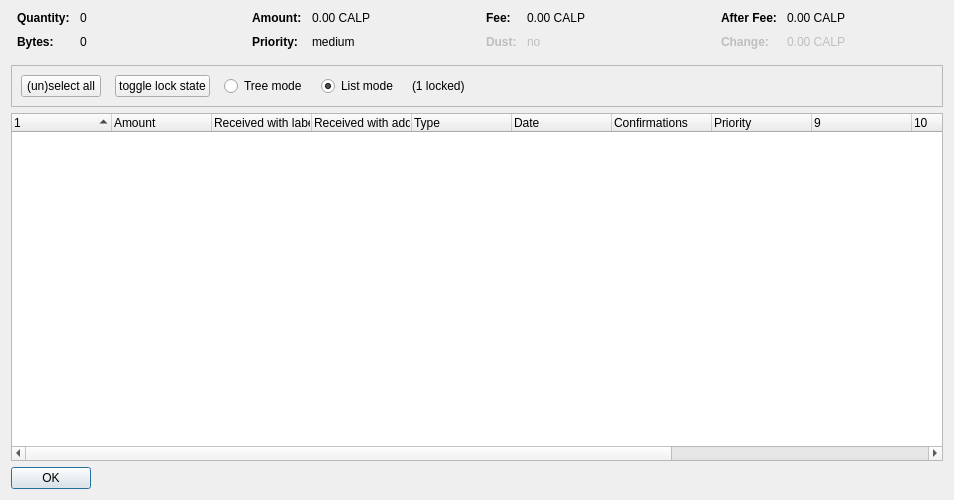
<?xml version="1.0" encoding="UTF-8"?>
<ui version="4.0">
 <class>CoinControlDialog</class>
 <widget class="QDialog" name="CoinControlDialog">
  <property name="geometry">
   <rect>
    <x>0</x>
    <y>0</y>
    <width>954</width>
    <height>500</height>
   </rect>
  </property>
  <property name="windowTitle">
   <string>Coin Selection</string>
  </property>
  <layout class="QVBoxLayout" name="verticalLayout">
   <item>
    <layout class="QHBoxLayout" name="horizontalLayoutTop" stretch="0,0,0,0">
     <property name="topMargin">
      <number>0</number>
     </property>
     <property name="bottomMargin">
      <number>10</number>
     </property>
     <item>
      <layout class="QFormLayout" name="formLayoutCoinControl1">
       <property name="horizontalSpacing">
        <number>10</number>
       </property>
       <property name="verticalSpacing">
        <number>10</number>
       </property>
       <property name="leftMargin">
        <number>6</number>
       </property>
       <property name="rightMargin">
        <number>6</number>
       </property>
       <item row="0" column="0">
        <widget class="QLabel" name="labelCoinControlQuantityText">
         <property name="font">
          <font>
           <weight>75</weight>
           <bold>true</bold>
          </font>
         </property>
         <property name="text">
          <string>Quantity:</string>
         </property>
        </widget>
       </item>
       <item row="0" column="1">
        <widget class="QLabel" name="labelCoinControlQuantity">
         <property name="cursor">
          <cursorShape>IBeamCursor</cursorShape>
         </property>
         <property name="contextMenuPolicy">
          <enum>Qt::ActionsContextMenu</enum>
         </property>
         <property name="text">
          <string notr="true">0</string>
         </property>
         <property name="textInteractionFlags">
          <set>Qt::LinksAccessibleByMouse|Qt::TextSelectableByKeyboard|Qt::TextSelectableByMouse</set>
         </property>
        </widget>
       </item>
       <item row="1" column="0">
        <widget class="QLabel" name="labelCoinControlBytesText">
         <property name="font">
          <font>
           <weight>75</weight>
           <bold>true</bold>
          </font>
         </property>
         <property name="text">
          <string>Bytes:</string>
         </property>
        </widget>
       </item>
       <item row="1" column="1">
        <widget class="QLabel" name="labelCoinControlBytes">
         <property name="cursor">
          <cursorShape>IBeamCursor</cursorShape>
         </property>
         <property name="contextMenuPolicy">
          <enum>Qt::ActionsContextMenu</enum>
         </property>
         <property name="text">
          <string notr="true">0</string>
         </property>
         <property name="textInteractionFlags">
          <set>Qt::LinksAccessibleByMouse|Qt::TextSelectableByKeyboard|Qt::TextSelectableByMouse</set>
         </property>
        </widget>
       </item>
      </layout>
     </item>
     <item>
      <layout class="QFormLayout" name="formLayoutCoinControl2">
       <property name="horizontalSpacing">
        <number>10</number>
       </property>
       <property name="verticalSpacing">
        <number>10</number>
       </property>
       <property name="leftMargin">
        <number>6</number>
       </property>
       <property name="rightMargin">
        <number>6</number>
       </property>
       <item row="0" column="0">
        <widget class="QLabel" name="labelCoinControlAmountText">
         <property name="font">
          <font>
           <weight>75</weight>
           <bold>true</bold>
          </font>
         </property>
         <property name="text">
          <string>Amount:</string>
         </property>
        </widget>
       </item>
       <item row="0" column="1">
        <widget class="QLabel" name="labelCoinControlAmount">
         <property name="cursor">
          <cursorShape>IBeamCursor</cursorShape>
         </property>
         <property name="contextMenuPolicy">
          <enum>Qt::ActionsContextMenu</enum>
         </property>
         <property name="text">
          <string notr="true">0.00 CALP</string>
         </property>
         <property name="textInteractionFlags">
          <set>Qt::LinksAccessibleByMouse|Qt::TextSelectableByKeyboard|Qt::TextSelectableByMouse</set>
         </property>
        </widget>
       </item>
       <item row="1" column="0">
        <widget class="QLabel" name="labelCoinControlPriorityText">
         <property name="font">
          <font>
           <weight>75</weight>
           <bold>true</bold>
          </font>
         </property>
         <property name="text">
          <string>Priority:</string>
         </property>
        </widget>
       </item>
       <item row="1" column="1">
        <widget class="QLabel" name="labelCoinControlPriority">
         <property name="cursor">
          <cursorShape>IBeamCursor</cursorShape>
         </property>
         <property name="contextMenuPolicy">
          <enum>Qt::ActionsContextMenu</enum>
         </property>
         <property name="text">
          <string>medium</string>
         </property>
         <property name="textInteractionFlags">
          <set>Qt::LinksAccessibleByMouse|Qt::TextSelectableByKeyboard|Qt::TextSelectableByMouse</set>
         </property>
        </widget>
       </item>
      </layout>
     </item>
     <item>
      <layout class="QFormLayout" name="formLayoutCoinControl3">
       <property name="horizontalSpacing">
        <number>10</number>
       </property>
       <property name="verticalSpacing">
        <number>10</number>
       </property>
       <property name="leftMargin">
        <number>6</number>
       </property>
       <property name="rightMargin">
        <number>6</number>
       </property>
       <item row="0" column="0">
        <widget class="QLabel" name="labelCoinControlFeeText">
         <property name="font">
          <font>
           <weight>75</weight>
           <bold>true</bold>
          </font>
         </property>
         <property name="text">
          <string>Fee:</string>
         </property>
        </widget>
       </item>
       <item row="0" column="1">
        <widget class="QLabel" name="labelCoinControlFee">
         <property name="cursor">
          <cursorShape>IBeamCursor</cursorShape>
         </property>
         <property name="contextMenuPolicy">
          <enum>Qt::ActionsContextMenu</enum>
         </property>
         <property name="text">
          <string notr="true">0.00 CALP</string>
         </property>
         <property name="textInteractionFlags">
          <set>Qt::LinksAccessibleByMouse|Qt::TextSelectableByKeyboard|Qt::TextSelectableByMouse</set>
         </property>
        </widget>
       </item>
       <item row="1" column="0">
        <widget class="QLabel" name="labelCoinControlLowOutputText">
         <property name="enabled">
          <bool>false</bool>
         </property>
         <property name="font">
          <font>
           <weight>75</weight>
           <bold>true</bold>
          </font>
         </property>
         <property name="text">
          <string>Dust:</string>
         </property>
        </widget>
       </item>
       <item row="1" column="1">
        <widget class="QLabel" name="labelCoinControlLowOutput">
         <property name="enabled">
          <bool>false</bool>
         </property>
         <property name="cursor">
          <cursorShape>IBeamCursor</cursorShape>
         </property>
         <property name="contextMenuPolicy">
          <enum>Qt::ActionsContextMenu</enum>
         </property>
         <property name="text">
          <string>no</string>
         </property>
         <property name="textInteractionFlags">
          <set>Qt::LinksAccessibleByMouse|Qt::TextSelectableByKeyboard|Qt::TextSelectableByMouse</set>
         </property>
        </widget>
       </item>
      </layout>
     </item>
     <item>
      <layout class="QFormLayout" name="formLayoutCoinControl4">
       <property name="horizontalSpacing">
        <number>10</number>
       </property>
       <property name="verticalSpacing">
        <number>10</number>
       </property>
       <property name="leftMargin">
        <number>6</number>
       </property>
       <property name="rightMargin">
        <number>6</number>
       </property>
       <item row="0" column="0">
        <widget class="QLabel" name="labelCoinControlAfterFeeText">
         <property name="font">
          <font>
           <weight>75</weight>
           <bold>true</bold>
          </font>
         </property>
         <property name="text">
          <string>After Fee:</string>
         </property>
        </widget>
       </item>
       <item row="0" column="1">
        <widget class="QLabel" name="labelCoinControlAfterFee">
         <property name="cursor">
          <cursorShape>IBeamCursor</cursorShape>
         </property>
         <property name="contextMenuPolicy">
          <enum>Qt::ActionsContextMenu</enum>
         </property>
         <property name="text">
          <string notr="true">0.00 CALP</string>
         </property>
         <property name="textInteractionFlags">
          <set>Qt::LinksAccessibleByMouse|Qt::TextSelectableByKeyboard|Qt::TextSelectableByMouse</set>
         </property>
        </widget>
       </item>
       <item row="1" column="0">
        <widget class="QLabel" name="labelCoinControlChangeText">
         <property name="enabled">
          <bool>false</bool>
         </property>
         <property name="font">
          <font>
           <weight>75</weight>
           <bold>true</bold>
          </font>
         </property>
         <property name="text">
          <string>Change:</string>
         </property>
        </widget>
       </item>
       <item row="1" column="1">
        <widget class="QLabel" name="labelCoinControlChange">
         <property name="enabled">
          <bool>false</bool>
         </property>
         <property name="cursor">
          <cursorShape>IBeamCursor</cursorShape>
         </property>
         <property name="contextMenuPolicy">
          <enum>Qt::ActionsContextMenu</enum>
         </property>
         <property name="text">
          <string notr="true">0.00 CALP</string>
         </property>
         <property name="textInteractionFlags">
          <set>Qt::LinksAccessibleByMouse|Qt::TextSelectableByKeyboard|Qt::TextSelectableByMouse</set>
         </property>
        </widget>
       </item>
      </layout>
     </item>
    </layout>
   </item>
   <item>
    <widget class="QFrame" name="frame">
     <property name="minimumSize">
      <size>
       <width>0</width>
       <height>40</height>
      </size>
     </property>
     <property name="frameShape">
      <enum>QFrame::StyledPanel</enum>
     </property>
     <property name="frameShadow">
      <enum>QFrame::Sunken</enum>
     </property>
     <layout class="QHBoxLayout" name="horizontalLayout">
      <item>
       <layout class="QHBoxLayout" name="horizontalLayoutPanel" stretch="0,0,0,0,0,0">
        <property name="spacing">
         <number>14</number>
        </property>
        <item>
         <widget class="QPushButton" name="pushButtonSelectAll">
          <property name="sizePolicy">
           <sizepolicy hsizetype="Maximum" vsizetype="Fixed">
            <horstretch>0</horstretch>
            <verstretch>0</verstretch>
           </sizepolicy>
          </property>
          <property name="text">
           <string>(un)select all</string>
          </property>
          <property name="autoDefault">
           <bool>false</bool>
          </property>
         </widget>
        </item>
        <item>
         <widget class="QPushButton" name="pushButtonToggleLock">
          <property name="sizePolicy">
           <sizepolicy hsizetype="Maximum" vsizetype="Fixed">
            <horstretch>0</horstretch>
            <verstretch>0</verstretch>
           </sizepolicy>
          </property>
          <property name="text">
           <string>toggle lock state</string>
          </property>
          <property name="autoDefault">
           <bool>false</bool>
          </property>
         </widget>
        </item>
        <item>
         <widget class="QRadioButton" name="radioTreeMode">
          <property name="sizePolicy">
           <sizepolicy hsizetype="Maximum" vsizetype="Fixed">
            <horstretch>0</horstretch>
            <verstretch>0</verstretch>
           </sizepolicy>
          </property>
          <property name="text">
           <string>Tree mode</string>
          </property>
         </widget>
        </item>
        <item>
         <widget class="QRadioButton" name="radioListMode">
          <property name="sizePolicy">
           <sizepolicy hsizetype="Maximum" vsizetype="Fixed">
            <horstretch>0</horstretch>
            <verstretch>0</verstretch>
           </sizepolicy>
          </property>
          <property name="text">
           <string>List mode</string>
          </property>
          <property name="checked">
           <bool>true</bool>
          </property>
         </widget>
        </item>
        <item>
         <widget class="QLabel" name="labelLocked">
          <property name="text">
           <string>(1 locked)</string>
          </property>
         </widget>
        </item>
        <item>
         <spacer name="horizontalSpacer">
          <property name="orientation">
           <enum>Qt::Horizontal</enum>
          </property>
          <property name="sizeHint" stdset="0">
           <size>
            <width>40</width>
            <height>20</height>
           </size>
          </property>
         </spacer>
        </item>
       </layout>
      </item>
     </layout>
    </widget>
   </item>
   <item>
    <widget class="CoinControlTreeWidget" name="treeWidget">
     <property name="contextMenuPolicy">
      <enum>Qt::CustomContextMenu</enum>
     </property>
     <property name="sortingEnabled">
      <bool>false</bool>
     </property>
     <property name="columnCount">
      <number>13</number>
     </property>
     <attribute name="headerShowSortIndicator" stdset="0">
      <bool>true</bool>
     </attribute>
     <attribute name="headerStretchLastSection">
      <bool>false</bool>
     </attribute>
     <column>
      <property name="text">
       <string/>
      </property>
     </column>
     <column>
      <property name="text">
       <string>Amount</string>
      </property>
     </column>
     <column>
      <property name="text">
       <string>Received with label</string>
      </property>
     </column>
     <column>
      <property name="text">
       <string>Received with address</string>
      </property>
     </column>
     <column>
      <property name="text">
       <string>Type</string>
      </property>
     </column>
     <column>
      <property name="text">
       <string>Date</string>
      </property>
     </column>
     <column>
      <property name="text">
       <string>Confirmations</string>
      </property>
      <property name="toolTip">
       <string>Confirmed</string>
      </property>
     </column>
     <column>
      <property name="text">
       <string>Priority</string>
      </property>
     </column>
     <column>
      <property name="text">
       <string/>
      </property>
     </column>
     <column>
      <property name="text">
       <string/>
      </property>
     </column>
     <column>
      <property name="text">
       <string/>
      </property>
     </column>
     <column>
      <property name="text">
       <string/>
      </property>
     </column>
     <column>
      <property name="text">
       <string/>
      </property>
     </column>
    </widget>
   </item>
   <item>
    <widget class="QDialogButtonBox" name="buttonBox">
     <property name="sizePolicy">
      <sizepolicy hsizetype="Maximum" vsizetype="Fixed">
       <horstretch>0</horstretch>
       <verstretch>0</verstretch>
      </sizepolicy>
     </property>
     <property name="orientation">
      <enum>Qt::Horizontal</enum>
     </property>
     <property name="standardButtons">
      <set>QDialogButtonBox::Ok</set>
     </property>
    </widget>
   </item>
  </layout>
 </widget>
 <customwidgets>
  <customwidget>
   <class>CoinControlTreeWidget</class>
   <extends>QTreeWidget</extends>
   <header>coincontroltreewidget.h</header>
  </customwidget>
 </customwidgets>
 <resources/>
 <connections/>
</ui>
